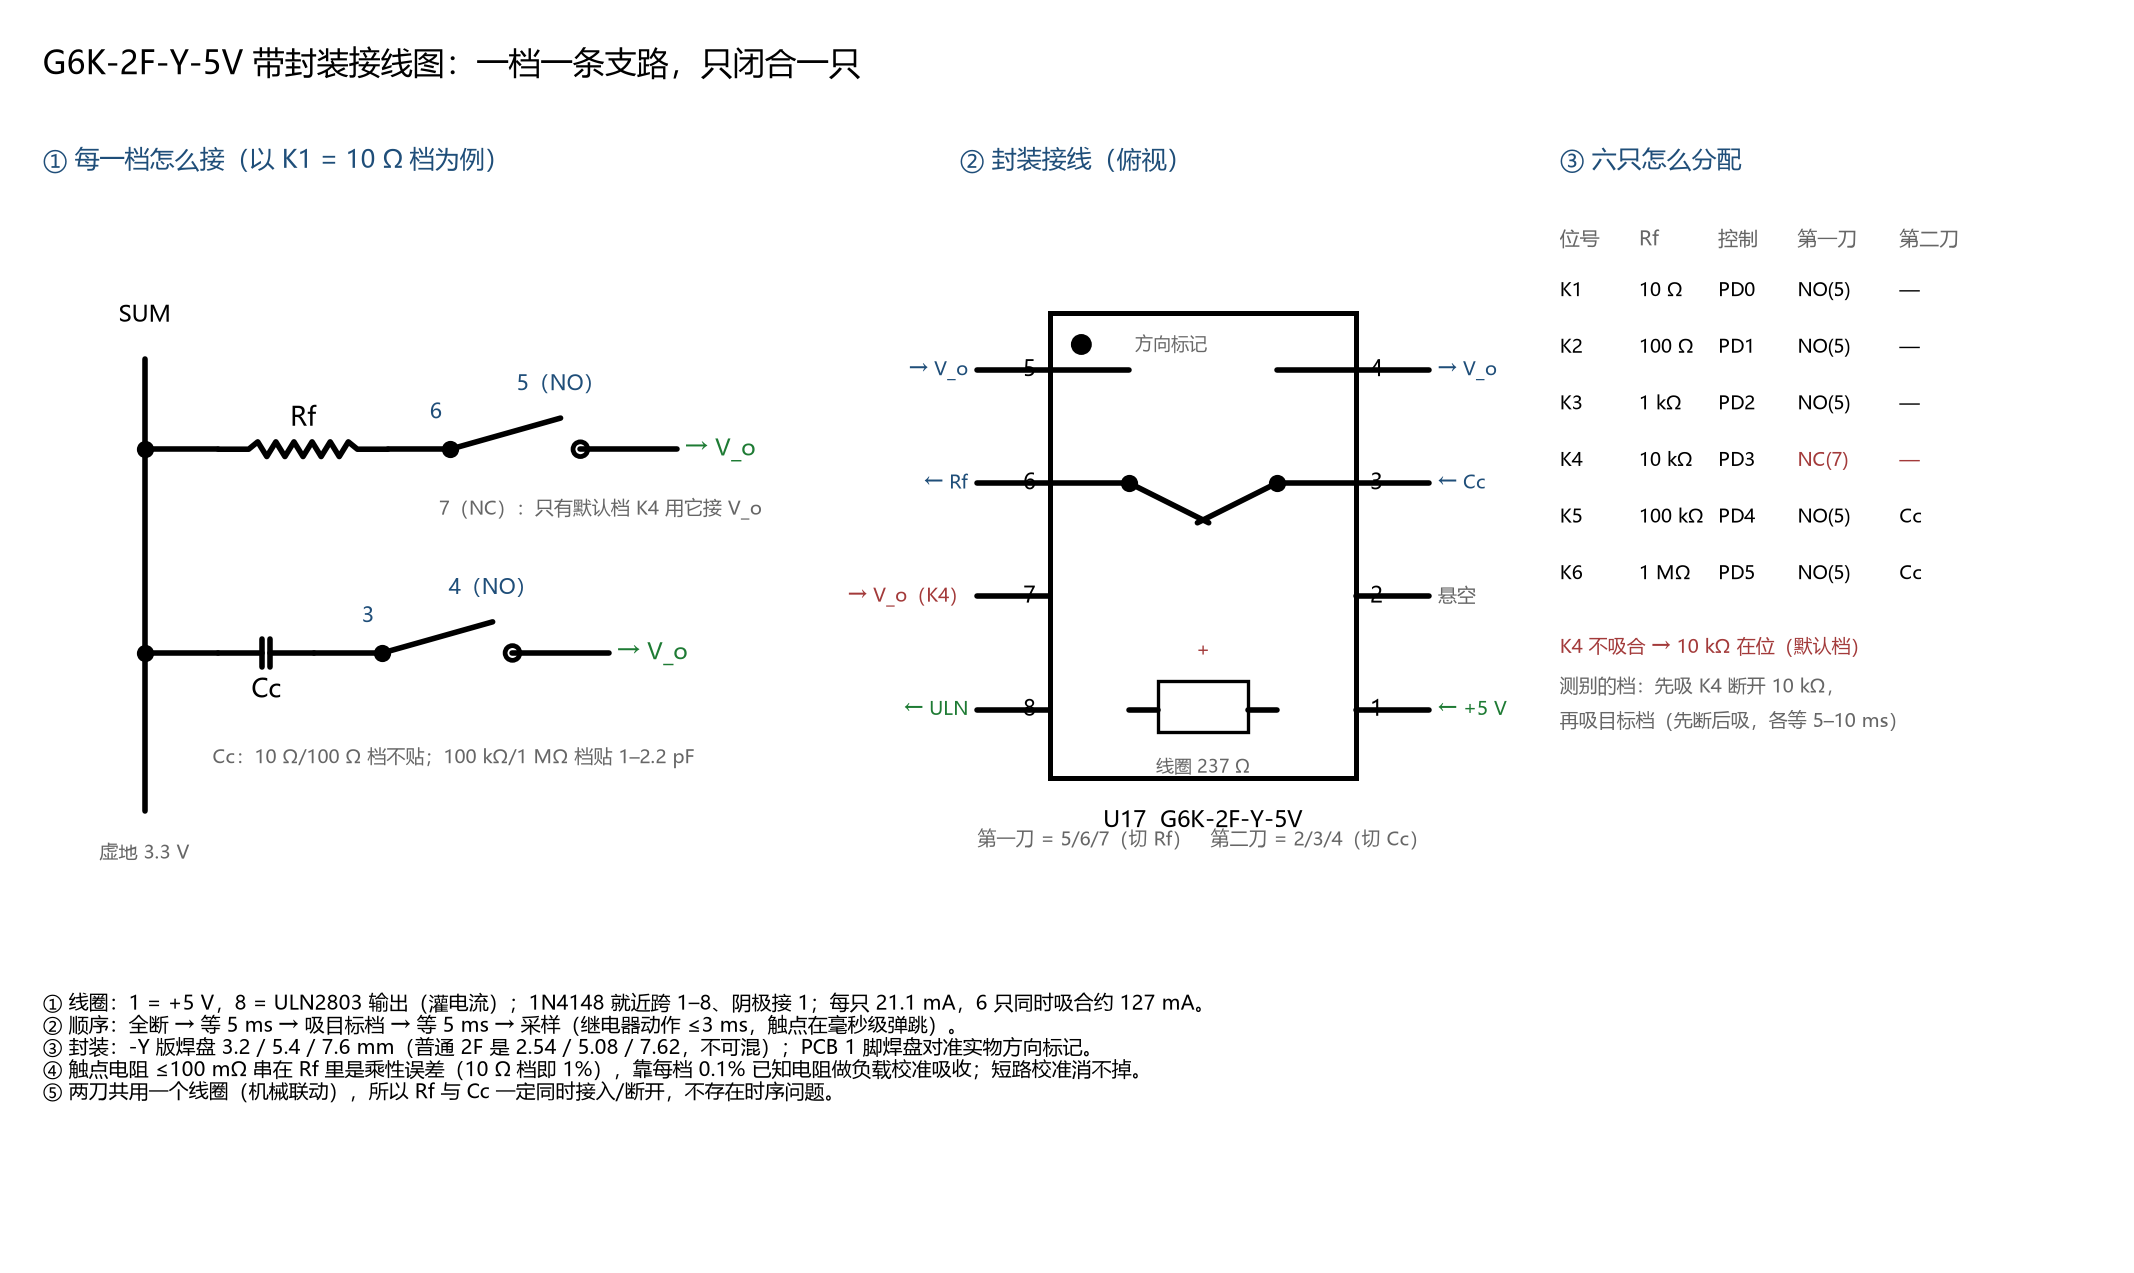

This figure's Python source:
# -*- coding: utf-8 -*-
"""图 11：G6K-2F-Y 带封装的接线图（每一档的接法 + 封装俯视 + 六只对照表）"""
import matplotlib
matplotlib.use("Agg")
import matplotlib.pyplot as plt
from matplotlib.patches import Circle, Rectangle
import os
from schlib import Sch

BLUE = "#1F4E79"
GREEN = "#1E7B34"
RED = "#A33A3A"
GRAY = "#666666"

s = Sch((0, 37.0), (-1.2, 20.6), w=13.6, fs=9.2)
ax = s.ax

s.text(0.4, 19.8, "G6K-2F-Y-5V 带封装接线图：一档一条支路，只闭合一只", fs=11.5, ha="left", va="center")

# ---------------- ① 每一档的实际接法 ----------------
s.text(0.4, 18.1, "① 每一档怎么接（以 K1 = 10 Ω 档为例）", fs=9.0, ha="left", va="center", color=BLUE)

SUM_X = 2.2
s.wire([(SUM_X, 6.6), (SUM_X, 14.6)])
s.text(SUM_X, 15.15, "SUM", fs=8.2, ha="center", va="bottom")
s.text(SUM_X, 6.05, "虚地 3.3 V", fs=7.0, ha="center", va="top", color=GRAY)

# Rf 支路（A 组：6 = COM，5 = NO）
y1 = 13.0
s.dot(SUM_X, y1)
s.wire([(SUM_X, y1), (3.5, y1)])
s.res((3.5, y1), (6.5, y1), "Rf", loc="top")
s.wire([(6.5, y1), (7.6, y1)])
s.dot(7.6, y1); s.text(7.45, y1 + 0.45, "6", fs=7.6, ha="right", va="bottom", color=BLUE)
ax.add_patch(Circle((9.9, y1), 0.13, fill=False, lw=1.7, zorder=4))
s.wire([(7.6, y1), (9.55, y1 + 0.55)])
s.wire([(9.9, y1), (11.6, y1)])
s.text(11.75, y1, "→ V_o", fs=8.2, ha="left", va="center", color=GREEN)
s.text(9.55, y1 + 0.95, "5（NO）", fs=7.4, ha="center", va="bottom", color=BLUE)
s.text(7.4, y1 - 1.05, "7（NC）：只有默认档 K4 用它接 V_o", fs=6.9, ha="left", va="center", color=GRAY)

# Cc 支路（B 组：3 = COM，4 = NO）
y2 = 9.4
s.dot(SUM_X, y2)
s.wire([(SUM_X, y2), (3.5, y2)])
s.cap((3.5, y2), (5.2, y2), "Cc", loc="bottom", off=0.42)
s.wire([(5.2, y2), (6.4, y2)])
s.dot(6.4, y2); s.text(6.25, y2 + 0.45, "3", fs=7.6, ha="right", va="bottom", color=BLUE)
ax.add_patch(Circle((8.7, y2), 0.13, fill=False, lw=1.7, zorder=4))
s.wire([(6.4, y2), (8.35, y2 + 0.55)])
s.wire([(8.7, y2), (10.4, y2)])
s.text(10.55, y2, "→ V_o", fs=8.2, ha="left", va="center", color=GREEN)
s.text(8.35, y2 + 0.95, "4（NO）", fs=7.4, ha="center", va="bottom", color=BLUE)
s.text(3.4, 7.55, "Cc：10 Ω/100 Ω 档不贴；100 kΩ/1 MΩ 档贴 1–2.2 pF", fs=6.8, ha="left", va="center", color=GRAY)


# ---------------- ② 封装俯视 ----------------
s.text(16.6, 18.1, "② 封装接线（俯视）", fs=9.0, ha="left", va="center", color=BLUE)

bx0, bx1, by0, by1 = 18.2, 23.6, 7.2, 15.4
ax.add_patch(Rectangle((bx0, by0), bx1 - bx0, by1 - by0, fill=False, lw=1.8, zorder=3))
s.text((bx0 + bx1) / 2, by0 - 0.55, "U17  G6K-2F-Y-5V", fs=8.2, ha="center", va="top")
ax.add_patch(Circle((bx0 + 0.55, by1 - 0.55), 0.16, fill=True, color="k", zorder=5))
s.text(bx0 + 1.5, by1 - 0.55, "方向标记", fs=6.6, ha="left", va="center", color=GRAY)

left_pins = [("5", 14.4, "→ V_o", BLUE),
             ("6", 12.4, "← Rf", BLUE),
             ("7", 10.4, "→ V_o（K4）", RED),
             ("8", 8.4, "← ULN", GREEN)]
right_pins = [("4", 14.4, "→ V_o", BLUE),
              ("3", 12.4, "← Cc", BLUE),
              ("2", 10.4, "悬空", GRAY),
              ("1", 8.4, "← +5 V", GREEN)]

for num, y, label, col in left_pins:
    s.wire([(bx0 - 1.3, y), (bx0, y)])
    s.text(bx0 - 0.25, y, num, fs=8.0, ha="right", va="center")
    s.text(bx0 - 1.45, y, label, fs=6.9, ha="right", va="center", color=col)
for num, y, label, col in right_pins:
    s.wire([(bx1, y), (bx1 + 1.3, y)])
    s.text(bx1 + 0.25, y, num, fs=8.0, ha="left", va="center")
    s.text(bx1 + 1.45, y, label, fs=6.9, ha="left", va="center", color=col)

# 内部：线圈与两刀
ax.add_patch(Rectangle((20.1, 8.0), 1.6, 0.9, fill=False, lw=1.2))
s.text(20.9, 7.55, "线圈 237 Ω", fs=6.6, ha="center", va="top", color=GRAY)
s.wire([(19.6, 8.4), (20.1, 8.4)])
s.wire([(21.7, 8.4), (22.2, 8.4)])
s.text(20.9, 9.25, "+", fs=7.0, ha="center", va="bottom", color=RED)
# 两刀
s.wire([(bx0, 12.4), (19.6, 12.4)])
s.wire([(19.6, 12.4), (21.0, 11.7)])
s.wire([(bx0, 14.4), (19.6, 14.4)])
s.dot(19.6, 12.4)

s.wire([(22.2, 12.4), (bx1, 12.4)])
s.wire([(22.2, 12.4), (20.8, 11.7)])
s.wire([(22.2, 14.4), (bx1, 14.4)])
s.dot(22.2, 12.4)
s.text((bx0 + bx1) / 2, 6.3, "第一刀 = 5/6/7（切 Rf）　第二刀 = 2/3/4（切 Cc）", fs=6.8, ha="center", va="top", color=GRAY)

# ---------------- ③ 六只对照表 ----------------
s.text(27.2, 18.1, "③ 六只怎么分配", fs=9.0, ha="left", va="center", color=BLUE)
hdr = ["位号", "Rf", "控制", "第一刀", "第二刀"]
cols = [27.2, 28.6, 30.0, 31.4, 33.2]
for x, h in zip(cols, hdr):
    s.text(x, 16.7, h, fs=7.2, ha="left", va="center", color=GRAY)
rows = [
    ("K1", "10 Ω",   "PD0", "NO(5)", "—"),
    ("K2", "100 Ω",  "PD1", "NO(5)", "—"),
    ("K3", "1 kΩ",   "PD2", "NO(5)", "—"),
    ("K4", "10 kΩ",  "PD3", "NC(7)", "—"),
    ("K5", "100 kΩ", "PD4", "NO(5)", "Cc"),
    ("K6", "1 MΩ",   "PD5", "NO(5)", "Cc"),
]
y = 15.8
for r in rows:
    for i, (x, t) in enumerate(zip(cols, r)):
        col = RED if (r[0] == "K4" and i in (3, 4)) else "k"
        s.text(x, y, t, fs=7.0, ha="left", va="center", color=col)
    y -= 1.0
s.text(27.2, 9.5, "K4 不吸合 → 10 kΩ 在位（默认档）", fs=6.9, ha="left", va="center", color=RED)
s.text(27.2, 8.8, "测别的档：先吸 K4 断开 10 kΩ，", fs=6.9, ha="left", va="center", color=GRAY)
s.text(27.2, 8.2, "再吸目标档（先断后吸，各等 5–10 ms）", fs=6.9, ha="left", va="center", color=GRAY)

# ---------------- 注释 ----------------
s.text(0.4, 3.4,
       "① 线圈：1 = +5 V，8 = ULN2803 输出（灌电流）；1N4148 就近跨 1–8、阴极接 1；每只 21.1 mA，6 只同时吸合约 127 mA。\n"
       "② 顺序：全断 → 等 5 ms → 吸目标档 → 等 5 ms → 采样（继电器动作 ≤3 ms，触点在毫秒级弹跳）。\n"
       "③ 封装：-Y 版焊盘 3.2 / 5.4 / 7.6 mm（普通 2F 是 2.54 / 5.08 / 7.62，不可混）；PCB 1 脚焊盘对准实物方向标记。\n"
       "④ 触点电阻 ≤100 mΩ 串在 Rf 里是乘性误差（10 Ω 档即 1%），靠每档 0.1% 已知电阻做负载校准吸收；短路校准消不掉。\n"
       "⑤ 两刀共用一个线圈（机械联动），所以 Rf 与 Cc 一定同时接入/断开，不存在时序问题。",
       fs=7.2, ha="left", va="top")

s.save(os.path.join(os.path.dirname(os.path.abspath(__file__)), "fig11_relay_wiring.png"), dpi=200)
